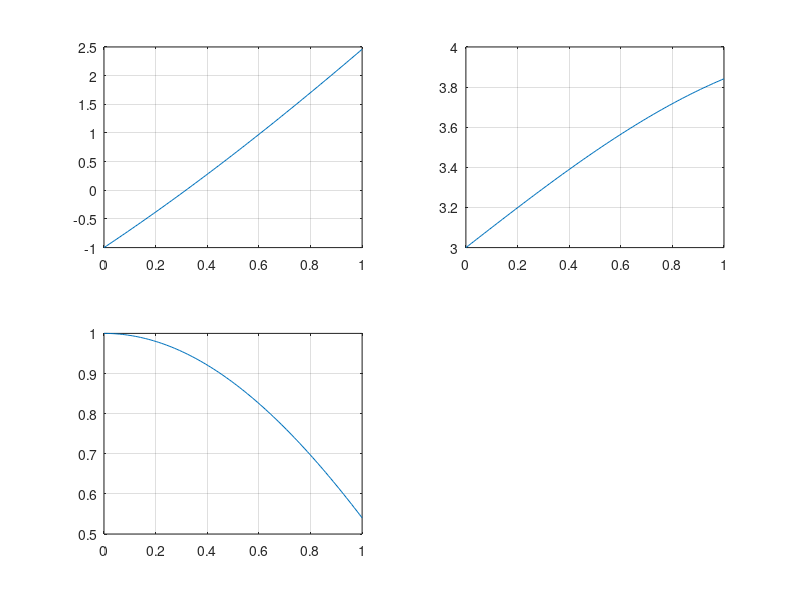

Write MATLAB code to recreate this figure. (Note: this script raises an error after producing the figure.)
x=linspace(0,1,100);
f=@(x) 3.*x-cos(x);
df=@(x) sin(x)+3;
d2f=@(x) cos(x);
subplot(2,2,1);
plot(x,f(x))
grid
subplot(2,2,2);
plot(x,df(x))
grid
subplot(2,2,3);
plot(x,d2f(x))
grid
pieskaru(f,df,d2f,0,1,0.001)

%clc
%syms x
%f=3*x-cos(x);
%df=diff(f)
%df2=diff(f,2)